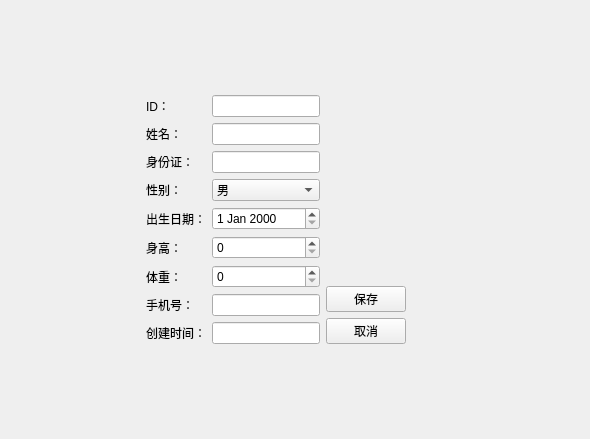
<?xml version="1.0" encoding="UTF-8"?>
<ui version="4.0">
 <class>PatientEditView</class>
 <widget class="QWidget" name="PatientEditView">
  <property name="geometry">
   <rect>
    <x>0</x>
    <y>0</y>
    <width>590</width>
    <height>439</height>
   </rect>
  </property>
  <property name="windowTitle">
   <string>编辑患者信息</string>
  </property>
  <layout class="QVBoxLayout" name="verticalLayout_3">
   <item>
    <layout class="QVBoxLayout" name="verticalLayout_2">
     <item>
      <spacer name="verticalSpacer_3">
       <property name="orientation">
        <enum>Qt::Orientation::Vertical</enum>
       </property>
       <property name="sizeHint" stdset="0">
        <size>
         <width>20</width>
         <height>40</height>
        </size>
       </property>
      </spacer>
     </item>
     <item>
      <layout class="QHBoxLayout" name="horizontalLayout_3">
       <item>
        <spacer name="horizontalSpacer">
         <property name="orientation">
          <enum>Qt::Orientation::Horizontal</enum>
         </property>
         <property name="sizeType">
          <enum>QSizePolicy::Policy::Fixed</enum>
         </property>
         <property name="sizeHint" stdset="0">
          <size>
           <width>135</width>
           <height>20</height>
          </size>
         </property>
        </spacer>
       </item>
       <item>
        <layout class="QHBoxLayout" name="horizontalLayout_2">
         <item>
          <layout class="QHBoxLayout" name="horizontalLayout">
           <item>
            <layout class="QFormLayout" name="formLayout">
             <item row="0" column="0">
              <widget class="QLabel" name="label">
               <property name="text">
                <string>ID：</string>
               </property>
              </widget>
             </item>
             <item row="0" column="1">
              <widget class="QLineEdit" name="dbEditID"/>
             </item>
             <item row="1" column="0">
              <widget class="QLabel" name="label_2">
               <property name="text">
                <string>姓名：</string>
               </property>
              </widget>
             </item>
             <item row="1" column="1">
              <widget class="QLineEdit" name="dbEditName"/>
             </item>
             <item row="2" column="0">
              <widget class="QLabel" name="label_3">
               <property name="text">
                <string>身份证：</string>
               </property>
              </widget>
             </item>
             <item row="2" column="1">
              <widget class="QLineEdit" name="dbEditIDCard"/>
             </item>
             <item row="3" column="0">
              <widget class="QLabel" name="label_4">
               <property name="text">
                <string>性别：</string>
               </property>
              </widget>
             </item>
             <item row="3" column="1">
              <widget class="QComboBox" name="dbComboSex">
               <item>
                <property name="text">
                 <string>男</string>
                </property>
               </item>
               <item>
                <property name="text">
                 <string>女</string>
                </property>
               </item>
              </widget>
             </item>
             <item row="4" column="0">
              <widget class="QLabel" name="label_5">
               <property name="text">
                <string>出生日期：</string>
               </property>
              </widget>
             </item>
             <item row="4" column="1">
              <widget class="QDateEdit" name="dbDateEditDOB"/>
             </item>
             <item row="5" column="0">
              <widget class="QLabel" name="label_6">
               <property name="text">
                <string>身高：</string>
               </property>
              </widget>
             </item>
             <item row="5" column="1">
              <widget class="QSpinBox" name="dbSpinHeight"/>
             </item>
             <item row="6" column="0">
              <widget class="QLabel" name="label_7">
               <property name="text">
                <string>体重：</string>
               </property>
              </widget>
             </item>
             <item row="6" column="1">
              <widget class="QSpinBox" name="dbSpinWeight"/>
             </item>
             <item row="7" column="0">
              <widget class="QLabel" name="label_8">
               <property name="text">
                <string>手机号：</string>
               </property>
              </widget>
             </item>
             <item row="7" column="1">
              <widget class="QLineEdit" name="dbEditMobile"/>
             </item>
             <item row="8" column="0">
              <widget class="QLabel" name="label_9">
               <property name="text">
                <string>创建时间：</string>
               </property>
              </widget>
             </item>
             <item row="8" column="1">
              <widget class="QLineEdit" name="dbCreatedTimestamp"/>
             </item>
            </layout>
           </item>
           <item>
            <layout class="QVBoxLayout" name="verticalLayout">
             <item>
              <spacer name="verticalSpacer">
               <property name="orientation">
                <enum>Qt::Orientation::Vertical</enum>
               </property>
               <property name="sizeHint" stdset="0">
                <size>
                 <width>20</width>
                 <height>40</height>
                </size>
               </property>
              </spacer>
             </item>
             <item>
              <widget class="QPushButton" name="pushButton">
               <property name="text">
                <string>保存</string>
               </property>
              </widget>
             </item>
             <item>
              <widget class="QPushButton" name="pushButton_2">
               <property name="text">
                <string>取消</string>
               </property>
              </widget>
             </item>
            </layout>
           </item>
          </layout>
         </item>
         <item>
          <spacer name="horizontalSpacer_2">
           <property name="orientation">
            <enum>Qt::Orientation::Horizontal</enum>
           </property>
           <property name="sizeHint" stdset="0">
            <size>
             <width>40</width>
             <height>20</height>
            </size>
           </property>
          </spacer>
         </item>
        </layout>
       </item>
      </layout>
     </item>
     <item>
      <spacer name="verticalSpacer_2">
       <property name="orientation">
        <enum>Qt::Orientation::Vertical</enum>
       </property>
       <property name="sizeHint" stdset="0">
        <size>
         <width>20</width>
         <height>40</height>
        </size>
       </property>
      </spacer>
     </item>
    </layout>
   </item>
  </layout>
 </widget>
 <resources/>
 <connections/>
</ui>
